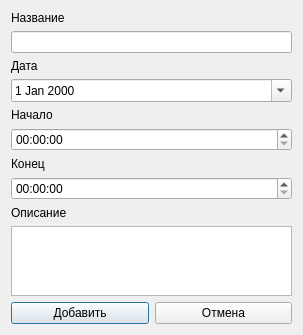
<?xml version="1.0" encoding="UTF-8"?>
<ui version="4.0">
 <class>Dialog</class>
 <widget class="QDialog" name="Dialog">
  <property name="geometry">
   <rect>
    <x>0</x>
    <y>0</y>
    <width>303</width>
    <height>319</height>
   </rect>
  </property>
  <property name="windowTitle">
   <string>Добавление события</string>
  </property>
  <layout class="QVBoxLayout" name="verticalLayout">
   <item>
    <widget class="QLabel" name="label">
     <property name="text">
      <string>Название</string>
     </property>
    </widget>
   </item>
   <item>
    <widget class="QLineEdit" name="leName"/>
   </item>
   <item>
    <widget class="QLabel" name="label_2">
     <property name="text">
      <string>Дата</string>
     </property>
    </widget>
   </item>
   <item>
    <widget class="QDateEdit" name="dateEdit">
     <property name="calendarPopup">
      <bool>true</bool>
     </property>
    </widget>
   </item>
   <item>
    <widget class="QLabel" name="label_3">
     <property name="text">
      <string>Начало</string>
     </property>
    </widget>
   </item>
   <item>
    <widget class="QTimeEdit" name="timeEditStart">
     <property name="calendarPopup">
      <bool>true</bool>
     </property>
    </widget>
   </item>
   <item>
    <widget class="QLabel" name="label_4">
     <property name="text">
      <string>Конец</string>
     </property>
    </widget>
   </item>
   <item>
    <widget class="QTimeEdit" name="timeEditStop"/>
   </item>
   <item>
    <widget class="QLabel" name="label_5">
     <property name="text">
      <string>Описание</string>
     </property>
    </widget>
   </item>
   <item>
    <widget class="QTextEdit" name="teDescription"/>
   </item>
   <item>
    <layout class="QHBoxLayout" name="horizontalLayout">
     <item>
      <widget class="QPushButton" name="pbAdd">
       <property name="text">
        <string>Добавить</string>
       </property>
      </widget>
     </item>
     <item>
      <widget class="QPushButton" name="pbCancel">
       <property name="text">
        <string>Отмена</string>
       </property>
      </widget>
     </item>
    </layout>
   </item>
  </layout>
 </widget>
 <resources/>
 <connections>
  <connection>
   <sender>pbAdd</sender>
   <signal>clicked()</signal>
   <receiver>Dialog</receiver>
   <slot>accept()</slot>
   <hints>
    <hint type="sourcelabel">
     <x>79</x>
     <y>297</y>
    </hint>
    <hint type="destinationlabel">
     <x>151</x>
     <y>159</y>
    </hint>
   </hints>
  </connection>
  <connection>
   <sender>pbCancel</sender>
   <signal>clicked()</signal>
   <receiver>Dialog</receiver>
   <slot>reject()</slot>
   <hints>
    <hint type="sourcelabel">
     <x>223</x>
     <y>297</y>
    </hint>
    <hint type="destinationlabel">
     <x>151</x>
     <y>159</y>
    </hint>
   </hints>
  </connection>
 </connections>
</ui>
